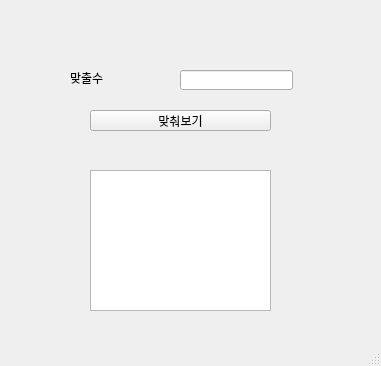
<?xml version="1.0" encoding="UTF-8"?>
<ui version="4.0">
 <class>MainWindow</class>
 <widget class="QMainWindow" name="MainWindow">
  <property name="geometry">
   <rect>
    <x>0</x>
    <y>0</y>
    <width>381</width>
    <height>366</height>
   </rect>
  </property>
  <property name="windowTitle">
   <string>MainWindow</string>
  </property>
  <widget class="QWidget" name="centralwidget">
   <widget class="QLabel" name="lbl">
    <property name="geometry">
     <rect>
      <x>70</x>
      <y>70</y>
      <width>91</width>
      <height>16</height>
     </rect>
    </property>
    <property name="text">
     <string>맞출수</string>
    </property>
   </widget>
   <widget class="QLineEdit" name="le">
    <property name="geometry">
     <rect>
      <x>180</x>
      <y>70</y>
      <width>113</width>
      <height>20</height>
     </rect>
    </property>
   </widget>
   <widget class="QPushButton" name="pb">
    <property name="geometry">
     <rect>
      <x>90</x>
      <y>110</y>
      <width>181</width>
      <height>21</height>
     </rect>
    </property>
    <property name="text">
     <string>맞춰보기</string>
    </property>
   </widget>
   <widget class="QTextEdit" name="te">
    <property name="geometry">
     <rect>
      <x>90</x>
      <y>170</y>
      <width>181</width>
      <height>141</height>
     </rect>
    </property>
   </widget>
  </widget>
  <widget class="QMenuBar" name="menubar">
   <property name="geometry">
    <rect>
     <x>0</x>
     <y>0</y>
     <width>381</width>
     <height>21</height>
    </rect>
   </property>
  </widget>
  <widget class="QStatusBar" name="statusbar"/>
 </widget>
 <resources/>
 <connections/>
</ui>
